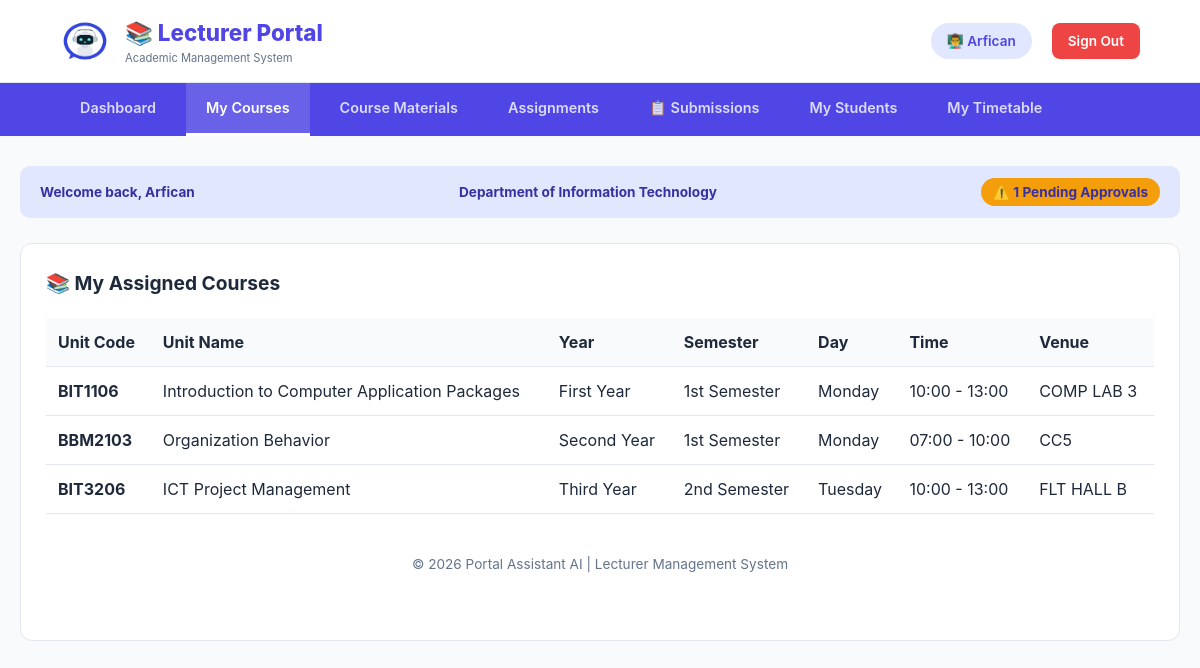
Screenshot of /Lecturer/lecturer_dashboard.php?section=my_courses (signed in) with the database file from the repository.
### tables this page shows
CREATE TABLE `timetable` (
  `id` int(11) NOT NULL,
  `unit_code` varchar(20) DEFAULT NULL,
  `course_title` varchar(100) DEFAULT NULL,
  `department` varchar(50) DEFAULT NULL,
  `time_from` varchar(10) DEFAULT NULL,
  `time_to` varchar(10) DEFAULT NULL,
  `day_of_week` enum('Monday','Tuesday','Wednesday','Thursday','Friday','Saturday','Sunday') DEFAULT NULL,
  `venue` varchar(50) DEFAULT NULL,
  `unit_group` varchar(20) DEFAULT NULL,
  `lecturer` varchar(50) DEFAULT NULL,
  `exam_date` date DEFAULT NULL,
  `semester` enum('1','2','3') NOT NULL,
  `year_level` enum('First Year','Second Year','Third Year','Fourth Year') NOT NULL,
  `academic_year` year(4) NOT NULL,
  `created_at` timestamp NOT NULL DEFAULT current_timestamp()
);

CREATE TABLE `academic_workload` (
  `id` int(11) NOT NULL,
  `unit_code` varchar(20) DEFAULT NULL,
  `unit_name` varchar(100) DEFAULT NULL,
  `department` varchar(50) DEFAULT NULL,
  `year_level` enum('First Year','Second Year','Third Year','Fourth Year') DEFAULT NULL,
  `semester_level` enum('1st Semester','2nd Semester') DEFAULT NULL,
  `offering_time` varchar(100) DEFAULT NULL
);

### Lecturer/lecturer_dashboard.php (the view, shortened to what this page needs)
<?php
$lecturer_name = $_SESSION['user_name'];
$lecturer_dept = $_SESSION['department'];
$conn = mysqli_connect("localhost", "root", "", "Portal-Asisstant-AI");
$pending_registrations = 0;
$q3 = mysqli_query($conn, "SELECT COUNT(*) as count FROM registered_courses rc
                           JOIN academic_workload aw ON rc.unit_code = aw.unit_code
                           WHERE aw.department='$lecturer_dept' AND rc.status='Provisional'");
if ($q3) { $pending_registrations = mysqli_fetch_assoc($q3)['count']; }
$section = $_GET['section'] ?? 'dashboard';
?>
<!DOCTYPE html>
<html lang="en">
<head>
</head>
<body>
<header>
    <div class="branding">
        <img src="../Images/logo.jpg" class="logoimg" alt="Logo" onerror="this.style.display='none'">
        <div>
            <h1>📚 Lecturer Portal</h1>
            <small>Academic Management System</small>
        </div>
    </div>
    <div class="user-info">
        <span class="user-badge">👨‍🏫 <?php echo htmlspecialchars($lecturer_name); ?></span>
        <a href="../logout.php" class="logout-btn">Sign Out</a>
    </div>
</header>
<nav>
    <div class="nav-top">
        <a href="?section=dashboard" class="<?php echo $section === 'dashboard' ? 'active' : ''; ?>">Dashboard</a>
        <a href="?section=my_courses" class="<?php echo $section === 'my_courses' ? 'active' : ''; ?>">My Courses</a>
        <a href="?section=materials" class="<?php echo $section === 'materials' ? 'active' : ''; ?>">Course Materials</a>
        <a href="?section=assignments" class="<?php echo $section === 'assignments' ? 'active' : ''; ?>">Assignments</a>
        <a href="?section=submissions" class="<?php echo $section === 'submissions' ? 'active' : ''; ?>">📋 Submissions</a>
        <a href="?section=students" class="<?php echo $section === 'students' ? 'active' : ''; ?>">My Students</a>
        <a href="?section=timetable" class="<?php echo $section === 'timetable' ? 'active' : ''; ?>">My Timetable</a>
    </div>
</nav>
<div class="container">
    <div class="lecturer-strip">
        <span>Welcome back, <strong><?php echo htmlspecialchars($lecturer_name); ?></strong></span>
        <span>Department of <strong><?php echo htmlspecialchars($lecturer_dept); ?></strong></span>
        <?php if($pending_registrations > 0): ?>
            <span style="background: var(--warning); padding: 4px 12px; border-radius: 20px;">⚠️ <?php echo $pending_registrations; ?> Pending Approvals</span>
        <?php endif; ?>
    </div>
    <?php
    switch($section) {
        case 'dashboard': ?>
        <?php break;
        case 'my_courses':
            $courses_query = "SELECT t.*, aw.unit_name, aw.year_level, aw.semester_level, aw.offering_time
                             FROM timetable t
                             JOIN academic_workload aw ON t.unit_code = aw.unit_code
                             WHERE t.lecturer = '$lecturer_name'
                             ORDER BY aw.year_level, aw.semester_level";
            $courses_result = mysqli_query($conn, $courses_query);
            $total_assigned = mysqli_num_rows($courses_result);
            ?>
            <div class="section-box">
                <h2>📚 My Assigned Courses</h2>
                <?php if ($total_assigned == 0): ?>
                    <div class="no-data">No courses assigned yet. Contact administrator.</div>
                <?php else: ?>
                    <table class="data-table">
                        <thead>
                            <tr><th>Unit Code</th><th>Unit Name</th><th>Year</th><th>Semester</th><th>Day</th><th>Time</th><th>Venue</th></tr>
                        </thead>
                        <tbody>
                            <?php while($course = mysqli_fetch_assoc($courses_result)): ?>
                            <tr>
                                <td><strong><?php echo $course['unit_code']; ?></strong></td>
                                <td><?php echo htmlspecialchars($course['unit_name']); ?></div>
                                <td><?php echo $course['year_level']; ?></div>
                                <td><?php echo $course['semester_level']; ?></div>
                                <td><?php echo $course['day_of_week'] ?? 'TBA'; ?></div>
                                <td><?php echo ($course['time_from'] ? $course['time_from'] . ' - ' . $course['time_to'] : 'TBA'); ?></div>
                                <td><?php echo $course['venue'] ?? 'TBA'; ?></div>
                            </tr>
                            <?php endwhile; ?>
                    <table>
                <?php endif; ?>
        <?php break;
            ?>
        <?php break;
    }
    ?>
<footer>
    &copy; 2026 Portal Assistant AI | Lecturer Management System
</footer>
</body>
</html>

### Lecturer/lecturer_dashboard.php (style rules this page uses)
:root { --primary: #4f46e5; --primary-dark: #3730a3; --bg: #f8fafc; --white: #ffffff; --text-main: #1e293b; --text-light: #64748b; --border: #e2e8f0; --accent: #e0e7ff; --success: #10b981; --warning: #f59e0b; --danger: #ef4444; --info: #3b82f6; --research: #8b5cf6; }
* { margin: 0; padding: 0; box-sizing: border-box; }
body { font-family: 'Inter', system-ui, sans-serif; background: var(--bg); color: var(--text-main); line-height: 1.5; }
header { background: var(--white); border-bottom: 1px solid var(--border); padding: 1rem 5%; display: flex; align-items: center; justify-content: space-between; flex-wrap: wrap; gap: 15px; }
.branding { display: flex; align-items: center; gap: 15px; }
.logoimg { height: 50px; border-radius: 8px; }
.branding h1 { font-size: 1.4rem; color: var(--primary); font-weight: 800; margin: 0; }
.branding small { display: block; font-size: 0.7rem; color: var(--text-light); font-weight: normal; }
.user-info { display: flex; align-items: center; gap: 20px; }
.user-badge { background: var(--accent); padding: 8px 16px; border-radius: 20px; font-size: 0.85rem; font-weight: 600; color: var(--primary); }
.logout-btn { background: var(--danger); color: white; padding: 8px 16px; border-radius: 8px; text-decoration: none; font-size: 0.85rem; font-weight: 600; transition: 0.3s; }
nav { background: var(--primary); padding: 0 5%; }
.nav-top { display: flex; gap: 10px; flex-wrap: wrap; }
nav a { color: rgba(255,255,255,0.8); text-decoration: none; padding: 14px 20px; font-size: 0.9rem; font-weight: 600; transition: 0.3s; border-bottom: 3px solid transparent; }
nav a.active { color: white; background: rgba(255,255,255,0.15); border-bottom: 3px solid white; }
.container { max-width: 1400px; margin: 30px auto; padding: 0 20px; }
.lecturer-strip { background: var(--accent); padding: 12px 20px; border-radius: 10px; margin-bottom: 25px; display: flex; justify-content: space-between; align-items: center; color: var(--primary-dark); font-weight: 700; font-size: 0.85rem; flex-wrap: wrap; gap: 10px; }
.section-box { background: var(--white); border-radius: 12px; border: 1px solid var(--border); padding: 25px; margin-bottom: 30px; overflow-x: auto; }
.section-box h2 { font-size: 1.2rem; margin-bottom: 20px; color: var(--text-main); display: flex; align-items: center; gap: 10px; }
.data-table { width: 100%; border-collapse: collapse; margin-top: 15px; }
.data-table th, .data-table td { padding: 12px; text-align: left; border-bottom: 1px solid var(--border); }
.data-table th { background: var(--bg); font-weight: 700; color: var(--text-main); }
footer { text-align: center; padding: 40px; color: var(--text-light); font-size: 0.85rem; }

### rows the page displays
timetable: unit_code "BIT1106", academic_workload.unit_name "Introduction to Computer Application Packages", academic_workload.year_level "First Year", academic_workload.semester_level "1st Semester", day_of_week "Monday", time_from "10:00", time_to "13:00", venue "COMP LAB 3"
timetable: unit_code "BBM2103", academic_workload.unit_name "Organization Behavior", academic_workload.year_level "Second Year", academic_workload.semester_level "1st Semester", day_of_week "Monday", time_from "07:00", time_to "10:00", venue "CC5"
timetable: unit_code "BIT3206", academic_workload.unit_name "ICT Project Management", academic_workload.year_level "Third Year", academic_workload.semester_level "2nd Semester", day_of_week "Tuesday", time_from "10:00", time_to "13:00", venue "FLT HALL B"

### other values shown
$lecturer_name "Arfican"
$lecturer_dept "Information Technology"
$pending_registrations "1"
